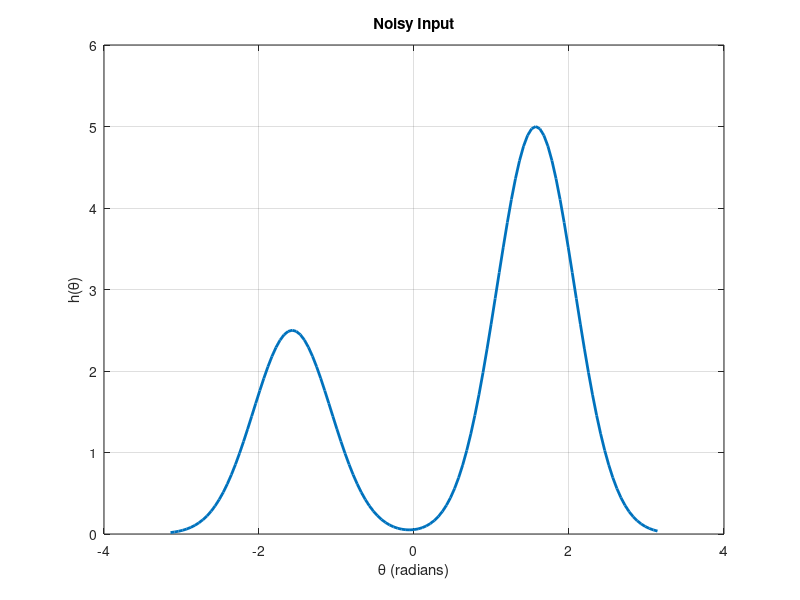

This figure's MATLAB source: (Note: this script raises an error after producing the figure.)
%%%%%%%%%%%%%%%%%%%%%%%%%%%%%%%%%%%%%%%%%%%%%%%%
% 3c i
%%%%%%%%%%%%%%%%%%%%%%%%%%%%%%%%%%%%%%%%%%%%%%%%
%% Setup
N = 10;
dt = 0.001;
T = 50;
lamda = 1;

%% Noisy Input
d_theta = pi/60;
% eta = normrnd(0,1,[(2*pi)/d_theta+1 1]);
h = zeros(2*pi/d_theta+1,1);

theta = [-pi:d_theta:pi]';
for i=1:2*pi/d_theta+1
    h(i) = 5*exp(-2*(theta(i)-pi/2)^2) + 2.5*exp(-2*(theta(i)+pi/2)^2);
end

p = plot(theta,h);
set(p,'LineWidth',2);
hold on;

xlabel('\theta (radians)');
ylabel('h(\theta)');
title('Noisy Input');
grid on;

%%%%%%%%%%%%%%%%%%%%%%%%%%%%%%%%%%%%%%%%%%%%%%%%
% 3c ii
%%%%%%%%%%%%%%%%%%%%%%%%%%%%%%%%%%%%%%%%%%%%%%%%

%% Weight Matrix
W = zeros(length(theta));
for i = 1:length(theta)
    var = -pi;
    for j = 1:length(theta)
        W(i,j) = cos(theta(i)-var);
        var = var+d_theta;
    end
end

%% Initial
r = zeros(length(theta), T/dt+1);
r(1) = 0;
time = [0:dt:T];
F =  [-1.3499 3.0349 0.7254 -0.0631 0.7147 -0.2050 -0.1241 1.4897 1.4090 1.4172];


%% Numerical integrator


for i = 2:T/dt+1
   r(:,i) = MyEuler3(r(:,i-1), dt, lamda, h, W);
end


%% Plotting
figure;
legendInfo = cell(length(theta),1);


% for i=1:length(theta)
%     p = plot(theta(i),r(i,end),'.-');
%     legendInfo{i} = ['r_{\theta =' num2str(theta(i)) '}'];
%     set(p,'LineWidth',2);
%     hold on;
% end

p = plot(theta,r(:,end));
set(p,'LineWidth',2);
xlabel('\theta (radians)');
ylabel('r(\theta)');
title('Equilibrium Population Firing Rate');
% legend(legendInfo);
grid on;



%% %%%%%%%%%%%%%%%%%%%%%%%%%%%%%%%%%%%%%%%%%%%%%%
% 3c iii
%%%%%%%%%%%%%%%%%%%%%%%%%%%%%%%%%%%%%%%%%%%%%%%%

% Numerical integrator

h_zero = zeros(length(h),1);
j = length(r)+1;
for i = T/dt+1:dt:(T+0.01)/dt+1
   r(:,j) = MyEuler3(r(:,j-1), dt, lamda, h_zero, W);
   j = j+1;
end

figure;
p = plot(theta,r(:,end));
set(p,'LineWidth',2);
xlabel('\theta (radians)');
ylabel('r(\theta)');
title('Equilibrium Population Firing Rate 10ms later with no input');
% legend(legendInfo);
grid on;
  
